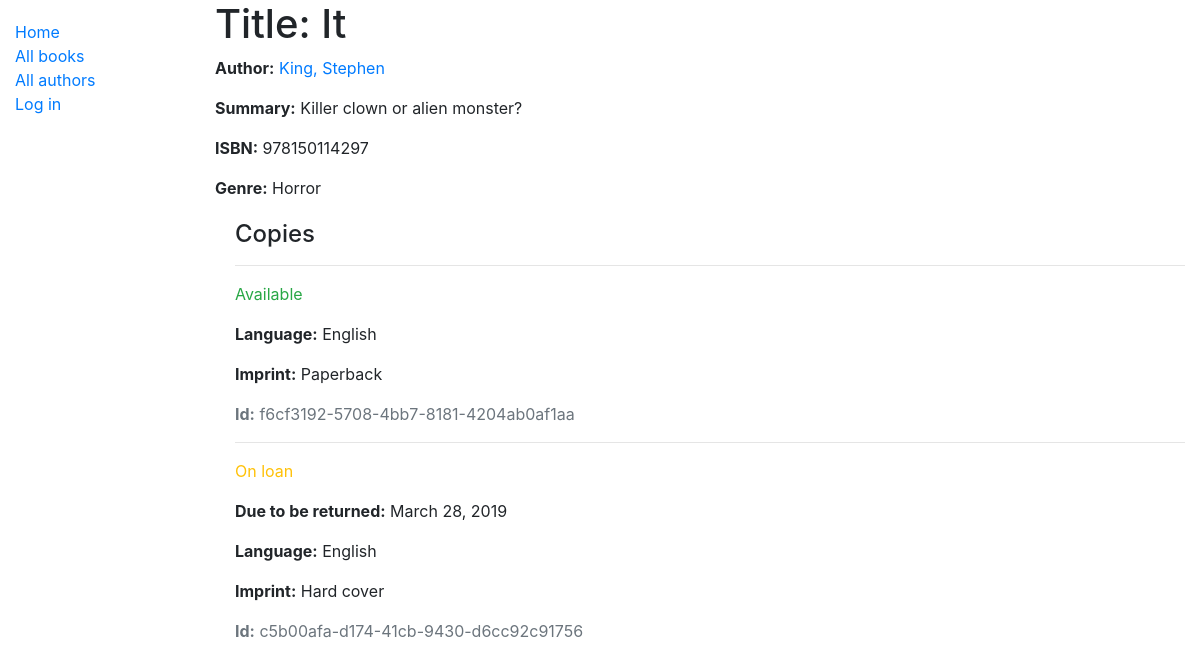
The page /catalog/book/1/ on the database as committed earlier.
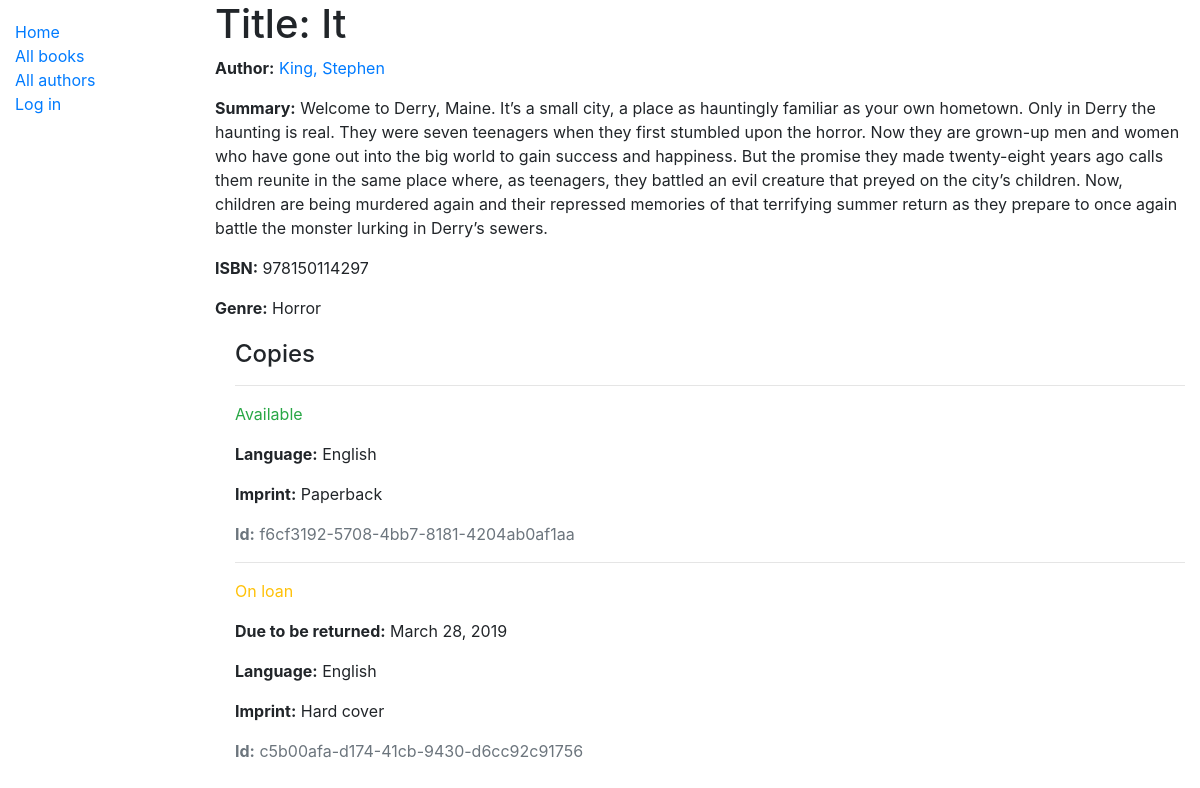
The same page on the database as committed later.
### catalog/models.py (models this page shows, shortened)
class Book(models.Model):
    title = models.CharField(max_length=200)
    author = models.ForeignKey('Author', on_delete=models.SET_NULL, null=True)
    summary = models.TextField(max_length=1000, help_text='Enter a brief description of the book')
    isbn = models.CharField('ISBN',
        max_length= 13,
        help_text='13 character <a href="https://www.isbn-international.org/content/what-isbn"> ISBN number</a>')
    genre = models.ManyToManyField(Genre, help_text='Select a genre for this book')
    def display_genre(self):
        return ', '.join(genre.name for genre in self.genre.all()[:3])
    display_genre.short_description = 'Genre'

class Author(models.Model):
    first_name = models.CharField(max_length=100)
    last_name = models.CharField(max_length=100)
    date_of_birth = models.DateField('Born', null=True, blank=True)
    date_of_death = models.DateField('Died', null=True, blank=True)
    class Meta:
        ordering = ['last_name', 'first_name']
    def get_absolute_url(self):
        return reverse('author-detail', args=[str(self.id)])
    def __str__(self):
        return f'{self.last_name}, {self.first_name}'

### catalog/views.py (the view)
# urls.py: path('book/<int:pk>/', views.BookDetailView.as_view(), name='book-detail'),
class BookDetailView(generic.DetailView):
    model = Book

### catalog/models.py (called while the page is built)
    def __str__(self):
        return self.name

    def __str__(self):
        return self.name

### catalog/templates/catalog/book_detail.html
{% extends "base_generic.html" %}
{% block content %}
  <h1>Title: {{ book.title }}</h1>
  <p><strong>Author:</strong> <a href="{{ book.author.get_absolute_url }}">{{ book.author }}</a></p>
  <p><strong>Summary:</strong> {{ book.summary }}</p>
  <p><strong>ISBN:</strong> {{ book.isbn }}</p>
  <p><strong>Genre:</strong> {% for genre in book.genre.all %} {{ genre }}{% if not forloop.last %}, {% endif %}{% endfor %}</p>
  <div style="margin-left:20px;margin-top:20px">
    <h4>Copies</h4>
    {% for copy in book.bookinstance_set.all %}
      <hr>
      <p class="{% if copy.status == 'a' %}text-success{% elif copy.status == 'm' %}text-danger{% else %}text-warning{% endif %}">{{ copy.get_status_display }}</p>
      {% if copy.status != 'a' %}
        <p><strong>Due to be returned:</strong> {{copy.due_back}}</p>
      {% endif %}
      <p><strong>Language:</strong> {{copy.language}}</p>
      <p><strong>Imprint:</strong> {{copy.imprint}}</p>
      <p class="text-muted"><strong>Id:</strong> {{copy.id}}</p>
    {% endfor %}
  </div>
{% endblock %}

Rows that differ between the two databases and show on the page:
changed Book "It": summary "Killer clown or alien monster?" → "Welcome to Derry, Maine. It’s a small city, a place as hauntingly familiar as your own hometown. Only in Derry the haunting is real. They were seven teenagers when they first stumbled upon the horror. Now they are grown-up men and women who have gone out into the big world to gain success and happiness. But the promise they made twenty-eight years ago calls them reunite in the same place where, as teenagers, they battled an evil creature that preyed on the city’s children. Now, children are being murdered again and their repressed memories of that terrifying summer return as they prepare to once again battle the monster lurking in Derry’s sewers."
